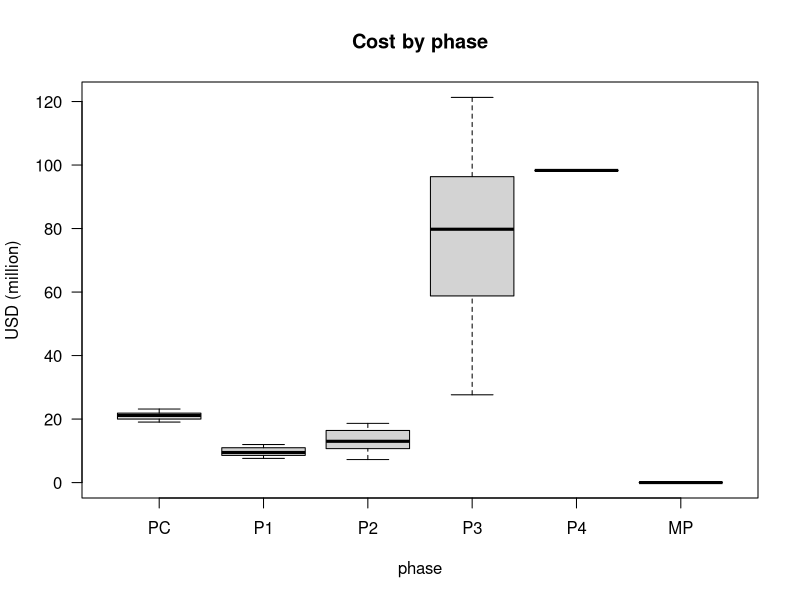
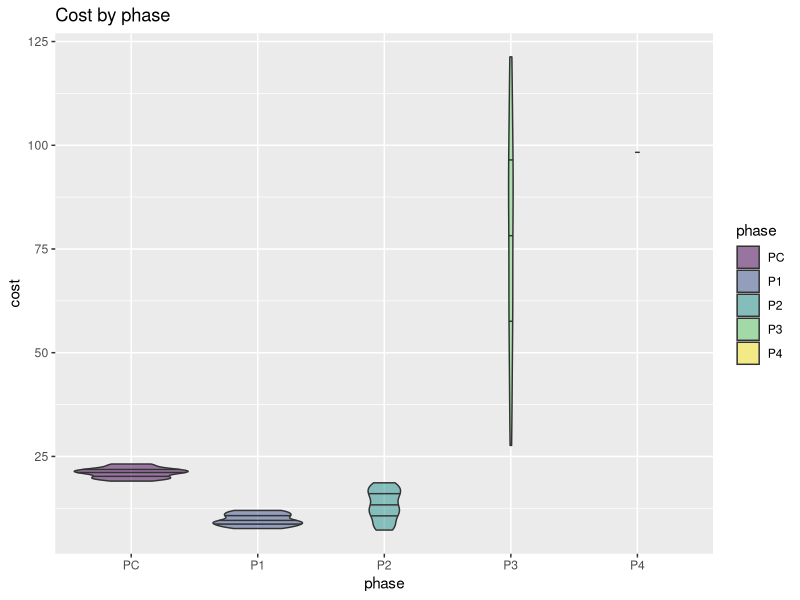
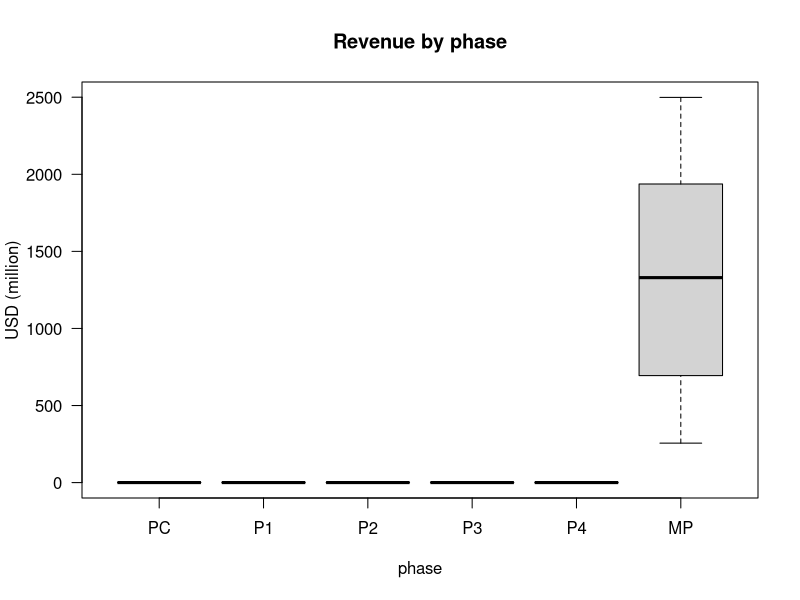
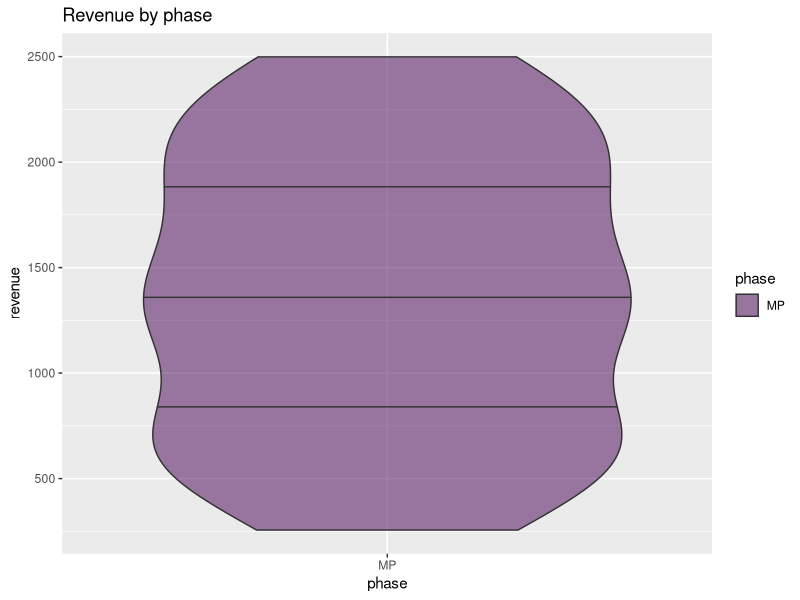
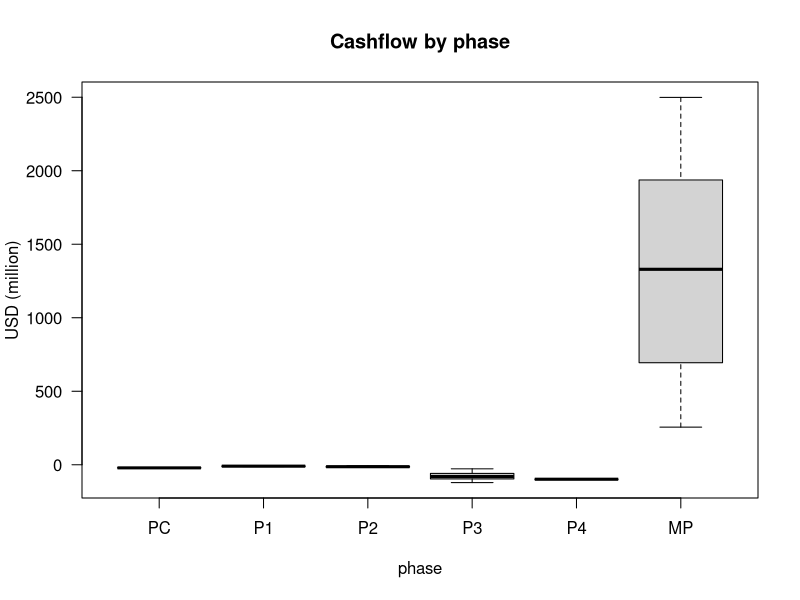
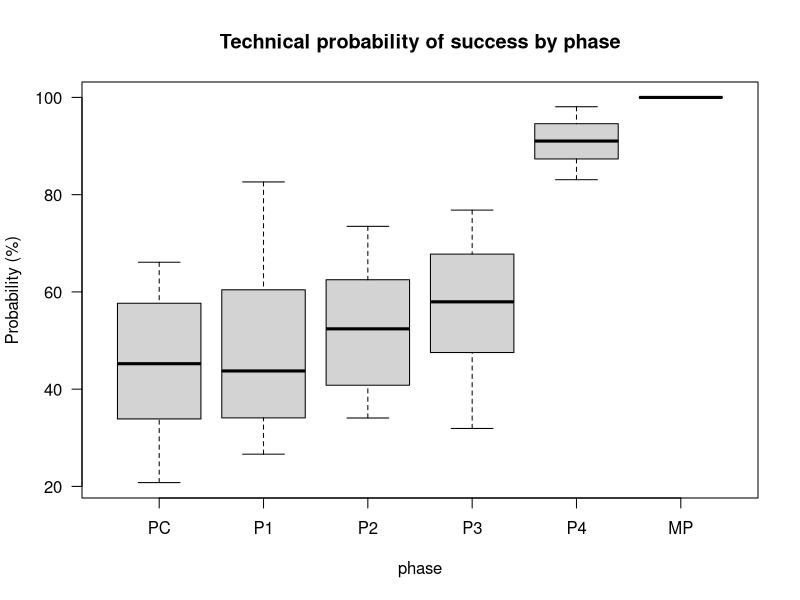
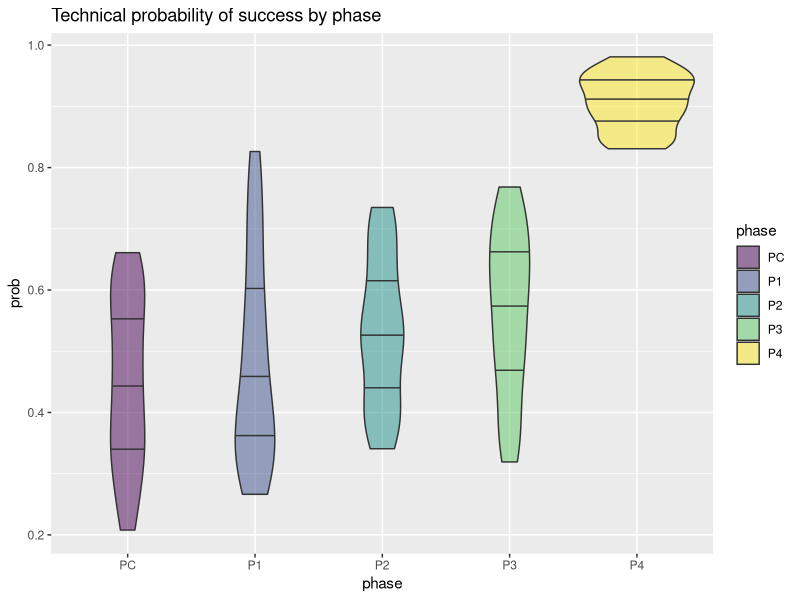
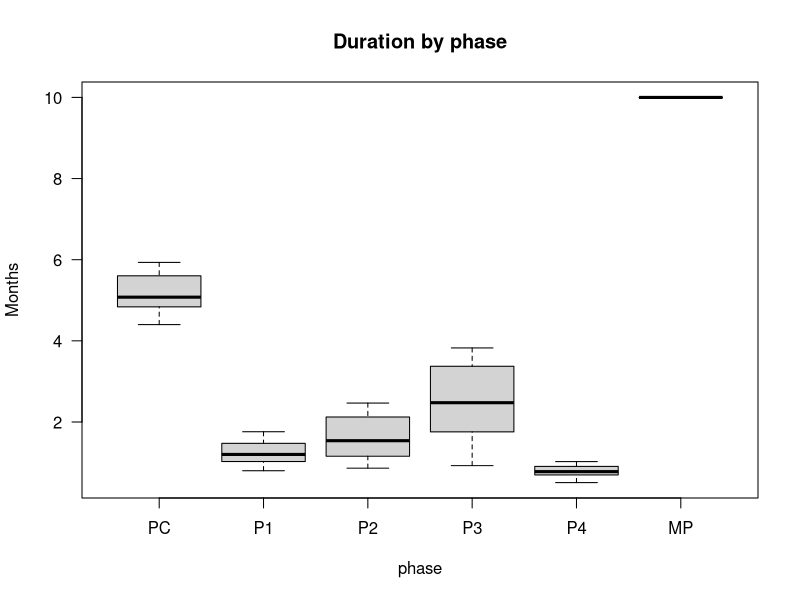

R code for these plots, in order:
# Dependencies
library(dplyr)
library(forcats)
library(ggplot2)
library(ggridges)

# Visual config
options(tibble.width = Inf) # Always print all tibble cols

# Data config
set.seed(1)
N     = 50
YEARS = 25


# Factors
PHASES <- c('PC','P1','P2','P3','P4','MP')


# ========= SAMPLING ================

# Same across all phases
discount.rate <- runif(N, 0.09, 0.24)

# Sample: Pre Clinical
pc <- tibble(subject=1:N, phase=factor('PC', levels=PHASES, ordered=TRUE))
pc$time             <- runif(N, min=4.3, max=6)
pc$cost             <- runif(N, min=19, max=23.2)
pc$revenue          <- rep(0, N)
pc$prob             <- runif(N, min=0.175, max=0.69)
pc$discount.rate    <- discount.rate

# Sample: Phase 1
p1 <- tibble(subject=1:N, phase=factor('P1', levels=PHASES, ordered=TRUE))
p1$time             <- runif(N, min=0.75, max=1.8)
p1$prob             <- runif(N, min=0.25, max=0.837)
p1$cost             <- runif(N, min=7.3, max=12)
p1$revenue          <- rep(0, N)
p1$discount.rate    <- discount.rate

# Sample: Phase 2
p2 <- tibble(subject=1:N, phase=factor('P2', levels=PHASES, ordered=TRUE))
p2$time             <- runif(N, min=0.75, max=2.5)
p2$revenue          <- rep(0, N)
p2$cost             <- runif(N, min=7.12, max=18.72)
p2$prob             <- runif(N, min=0.34, max=0.74)
p2$discount.rate    <- discount.rate

# Sample: Phase 3
p3 <- tibble(subject=1:N, phase=factor('P3', levels=PHASES, ordered=TRUE))
p3$cost             <- runif(N, min=26.88, max=121.68)
p3$prob             <- runif(N, min=0.314, max=0.786)
p3$time             <- runif(N, min=0.83, max=3.9)
p3$revenue          <- rep(0, N)
p3$discount.rate    <- discount.rate

# Sample: Phase 4
p4 <- tibble(subject=1:N, phase=factor('P4', levels=PHASES, ordered=TRUE))
p4$time             <- runif(N, min=0.5, max=1.04)
p4$prob             <- runif(N, min=0.83, max=0.99)
p4$cost             <- rep(98.297168, N)
p4$revenue          <- rep(0, N)
p4$discount.rate    <- discount.rate

# Sample: Market sales
sales <- tibble(subject=1:N, phase=factor('MP', levels=PHASES, ordered=TRUE))
sales$prob          <- 1
sales$cost          <- 0
sales$revenue       <- runif(N, min=218, max=2500)
sales$time          <- 10
sales$discount.rate <- discount.rate

# Combine all phases into single dataset
phases <- bind_rows(pc, p1, p2, p3, p4, sales)

# Group by subject
phases <- phases %>% group_by(subject)

# ========= END SAMPLING ================



# Add: timestamps to every observation
phases <- phases %>% mutate(t = cumsum(time) - time)

# Compute: precompute cashflow since it's used alot
phases$cashflow <- phases$revenue - phases$cost

# Compute: Cost/revenue slopes and offsets to allow computing discrete
# cashflows for years TODO: Separate market into separate dataset and then do
# the yearly2 calc for two datasets so that we don't have to deal with
# exceptions and instead simply assume that everything is either constantly or
# linearly distributed in the development and market data set respectively.
phases$cost.a     <- ifelse(phases$phase=='MP', ((phases$cost * 2 / (phases$time + 1)) / phases$time), 0)
phases$cost.b     <- ifelse(phases$phase=='MP', 0, (phases$cost / phases$time))
phases$revenue.a  <- ifelse(phases$phase=='MP', ((phases$revenue * 2 / (phases$time + 1)) / phases$time), 0)
phases$revenue.b  <- ifelse(phases$phase=='MP', 0, (phases$revenue / phases$time))
phases$prob.a     <- 0
phases$prob.b     <- phases$prob ^ (1/phases$time)

# Plot: by phase
boxplot(data=phases, cost ~ phase, ylab='USD (million)', main='Cost by phase', las=1)
ggplot(filter(phases, cost>0), aes(phase, cost, fill=phase)) +
  geom_violin(draw_quantiles=c(0.25, 0.5, 0.75), alpha=0.5) +
  ggtitle('Cost by phase')
boxplot(data=phases, revenue ~ phase, ylab='USD (million)', main='Revenue by phase', las=1)
ggplot(filter(phases, revenue>0), aes(phase, revenue, fill=phase)) +
  geom_violin(draw_quantiles=c(0.25, 0.5, 0.75), alpha=0.5) +
  ggtitle('Revenue by phase')
boxplot(data=phases, cashflow ~ phase, ylab='USD (million)', main='Cashflow by phase', las=1)
boxplot(data=phases, prob*100 ~ phase, ylab='Probability (%)', main='Technical probability of success by phase', las=1)
ggplot(filter(phases, prob<1), aes(phase, prob, fill=phase)) +
  geom_violin(draw_quantiles=c(0.25, 0.5, 0.75), alpha=0.5) +
  ggtitle('Technical probability of success by phase')
boxplot(data=phases, time ~ phase, ylab='Months', main='Duration by phase', las=1)
ggplot(phases, aes(phase, time, fill=phase)) +
  geom_violin(draw_quantiles=c(0.25, 0.5, 0.75), alpha=0.5) +
  ggtitle('Duration by phase')

# Plot: by phase
boxplot(data=phases, cumsum(cost) ~ phase, ylab='USD (million)', main='Cumulative cost by phase', las=1)
boxplot(data=phases, cumsum(revenue) ~ phase, ylab='USD (million)', main='Cumulative revenue by phase', las=1)
boxplot(data=phases, cumsum(cashflow) ~ phase, ylab='USD (million)', main='Cumulative cashflow by phase', las=1)
boxplot(data=phases, cumprod(prob)*100 ~ phase, ylab='Probability (%)', main='Cumulative technical probability of success by phase', las=1)
boxplot(data=phases, cumsum(time) ~ phase, ylab='Months', main='Cumulative duration by phase', las=1)


# Transform: Cartesian product of phases (phase from phase)
phases_from_phases <- tibble()
for (from in PHASES) {
  pfp <- phases %>%
    filter(phase >= from) %>%
    group_by(subject) %>%
    transmute(phase = phase,
           from = factor(from, levels=PHASES, ordered=TRUE),
           time.to = cumsum(time) - time,
           # Compute: PVs
           cost.pv    = cost / ((1 + discount.rate) ^ time.to),
           revenue.pv = revenue / ((1 + discount.rate) ^ time.to))
  phases_from_phases <- bind_rows(phases_from_phases, pfp)
}

# Plot: PVs of different phases from different phases
for (ph in PHASES) {
  sub <- filter(phases_from_phases, from == ph)
  boxplot(sub$cost.pv ~ sub$phase, las=1, ylab='USD (million)', main=sprintf('Present Value (PV) of cost from %s', ph))
  boxplot(sub$revenue.pv ~ sub$phase, las=1, ylab='USD (million)', main=sprintf('Present Value (PV) of revenue from %s', ph))
  boxplot((sub$revenue.pv - sub$cost.pv) ~ sub$phase, las=1, ylab='USD (million)', main=sprintf('Present Value (PV) of cashflow from %s', ph))
  boxplot(sub$time.to ~ sub$phase, las=1, ylab='Years', main=sprintf('Time to phase from %s', ph))
}

# Transform: PV means per view
phases_from_phases_summary <- phases_from_phases %>% group_by(phase, from) %>%
  summarise(revenue.pv.mean  = mean(revenue.pv),
            cost.pv.mean     = mean(cost.pv),
            cashflow.pv.mean = mean(revenue.pv - cost.pv),
            time.to.mean     = mean(time.to))

# Plot: PVs from different views in matrix
ggplot(phases_from_phases_summary, aes(phases_from_phases_summary$phase, phases_from_phases_summary$from, z=phases_from_phases_summary$cost.pv.mean)) +
  geom_tile(aes(fill = phases_from_phases_summary$cost.pv.mean)) +
  theme_minimal() +
  scale_fill_gradient(low='lightgrey', high='red', name='PV') +
  xlab('Phase') + ylab('From') +
  ggtitle('Mean Present Value (PV) of phase cost from different phases') +
  coord_fixed()
ggplot(phases_from_phases_summary, aes(phases_from_phases_summary$phase, phases_from_phases_summary$from, z=phases_from_phases_summary$revenue.pv.mean)) +
  geom_tile(aes(fill = phases_from_phases_summary$revenue.pv.mean)) +
  theme_minimal() +
  scale_fill_gradient(low='lightgrey', high='darkgreen', name='PV') +
  xlab('Phase') + ylab('From') +
  ggtitle('Mean Present Value (PV) of phase revenue from different phases') +
  coord_fixed()
ggplot(phases_from_phases_summary, aes(phases_from_phases_summary$phase, phases_from_phases_summary$from, z=phases_from_phases_summary$cashflow.pv.mean)) +
  geom_tile(aes(fill = phases_from_phases_summary$cashflow.pv.mean)) +
  theme_minimal() +
  scale_fill_gradient(low='lightgrey', high='darkgreen', name='PV') +
  xlab('Phase') + ylab('From') +
  ggtitle('Mean Present Value (PV) of phase cashflow from different phases') +
  coord_fixed()
ggplot(phases_from_phases_summary, aes(phases_from_phases_summary$phase, phases_from_phases_summary$from, z=phases_from_phases_summary$time.to.mean)) +
  geom_tile(aes(fill = phases_from_phases_summary$time.to.mean)) +
  theme_minimal() +
  scale_fill_gradient(low='lightgrey', high='darkgreen', name='Yrs') +
  xlab('To') + ylab('From') +
  ggtitle('Mean time to phase from different phases') +
  coord_fixed()



# Transform: To cashflows over time (phase yearly)
phase_years <- tibble()
for (x in 1:ceiling(max(phases$time) + 1)) {
  # Prepare
  within_phase   <- x <= phases$time
  not_whole_year <- x-phases$time>0 & x-phases$time<1
  #base_cashflow      <- ifelse(within_phase, phases$cashflow.a * x + phases$cashflow.b, 0)
  #remainder_cashflow <- ifelse(not_whole_year, (phases$time-floor(phases$time))*(phases$cashflow/phases$time), 0)
  base_cost          <- ifelse(within_phase, phases$cost.a * x + phases$cost.b, 0)
  remainder_cost     <- ifelse(not_whole_year, (phases$time-floor(phases$time))*(phases$cost/phases$time), 0)
  base_revenue       <- ifelse(within_phase, phases$revenue.a * x + phases$revenue.b, 0)
  remainder_revenue  <- ifelse(not_whole_year, (phases$time-floor(phases$time))*(phases$revenue/phases$time), 0)
  base_prob          <- ifelse(within_phase, phases$prob.a * x + phases$prob.b, 0)
  remainder_prob     <- ifelse(not_whole_year, phases$prob / ((phases$prob.a*x+phases$prob.b) ^ floor(phases$time)), 0)
  # NOTE: The remainder is computed by assuming that the value is evenly
  # distributed over the whole phase (i.e. constantly). If this is not true
  # then the remainder will be incorrectly computed. However, since we assume
  # that phase properties are indeed constantly distributed over the course of
  # the phase, it is not a problem for phase properties. While we do assume
  # that market sales grow linearly this is not a problem since there will be
  # no remainder given that we assume that all markets span 10 years. However,
  # please be very careful and make sure you get this right!!
  # NOTE: This computation is a bit odd since there will never be a base
  # cashflow and a remainder at the same time.
  # Make data frame
  discount.rate  <- phases$discount.rate
  time           <- phases$time
  cost           <- base_cost + remainder_cost
  revenue        <- base_revenue + remainder_revenue
  prob           <- base_prob + remainder_prob
  subject        <- phases$subject
  phase.year     <- x
  phase          <- phases$phase
  t              <- phases$t + phase.year - 1
  df             <- tibble(subject, phase.year, t, phase, cost, revenue, prob, time, discount.rate)
  df             <- df[cost != 0 | revenue != 0 | prob > 0, ] # No need to keep years without cashflow
  phase_years    <- bind_rows(phase_years, df)
}

# Plot: Property per phase year of different phases
for (ph in PHASES) {
  sub <- subset(phase_years, phase_years$phase == ph)
  boxplot(sub$cost ~ sub$phase.year, main=paste('Cost per year in', ph))
  mtext('Note: phase duration vary across projects.')
  boxplot(sub$revenue ~ sub$phase.year, main=paste('Revenue per year in', ph))
  mtext('Note: phase duration vary across projects.')
  boxplot(sub$prob * 100 ~ sub$phase.year, main=paste('Probability of success per year in', ph))
  mtext('Note: phase duration vary across projects.')
}

# Summarize: phase_years
phase_years_summary <- phase_years %>% group_by(subject, phase) %>%
  arrange(phase.year) %>%
  mutate(cum.phase.cost     = cumsum(cost),
         cum.phase.revenue  = cumsum(revenue),
         cum.phase.cashflow = cumsum(revenue - cost),
         ) %>%
  group_by(phase, phase.year) %>%
  summarise(revenue.mean  = mean(revenue),
            cost.mean     = mean(cost),
            cashflow.mean = mean(revenue - cost),
            cum.phase.revenue.mean  = mean(cum.phase.revenue),
            cum.phase.cost.mean     = mean(cum.phase.cost),
            cum.phase.cashflow.mean = mean(cum.phase.revenue - cum.phase.cost),
            )

# Plot: PVs from different views in matrix
sub <- phase_years_summary
ggplot(sub, aes(x=sub$phase, y=sub$phase.year, z=sub$cost.mean)) +
  geom_tile(aes(fill =sub$cost.mean)) +
  theme_minimal() +
  scale_fill_gradient(low='lightgrey', high='red', name='USD\n(million)') +
  xlab('Phase') + ylab('Year') +
  ggtitle('Mean cost per phase year')
ggplot(sub, aes(x=sub$phase, y=sub$phase.year, z=sub$revenue.mean)) +
  geom_tile(aes(fill =sub$revenue.mean)) +
  theme_minimal() +
  scale_fill_gradient(low='lightgrey', high='darkgreen', name='USD\n(million)') +
  xlab('Phase') + ylab('Year') +
  ggtitle('Mean revenue per phase year')
ggplot(sub, aes(x=sub$phase, y=sub$phase.year, z=sub$cum.phase.cost.mean)) +
  geom_tile(aes(fill =sub$cum.phase.cost.mean)) +
  theme_minimal() +
  scale_fill_gradient(low='lightgrey', high='red', name='USD\n(million)') +
  xlab('Phase') + ylab('Year') +
  ggtitle('Mean cumulative cost per phase year')


# Transform: Phase years from different phases
phase_years_from_phases <- tibble()
for (from in PHASES) {
  pyfp <- phase_years %>% filter(phase >= from) %>%
    group_by(subject) %>%
    arrange(subject, t) %>%
    mutate(from        = factor(from, levels=PHASES, ordered=TRUE),
           time.to     = t - min(t),
           cum.cost    = cumsum(cost),
           cum.revenue = cumsum(revenue),
           cost.pv     = cost / ((1 + discount.rate) ^ time.to),
           revenue.pv  = revenue / ((1 + discount.rate) ^ time.to),
           cost.npv    = cumsum(cost.pv),
           revenue.npv = cumsum(revenue.pv),
           year        = floor(time.to)
           )
  phase_years_from_phases <- bind_rows(phase_years_from_phases, pyfp)
}


# Plot: Yearly data from different phases)
for (ph in PHASES) {
  sub <- filter(phase_years_from_phases, from == ph)
  # Cost
  boxplot(data=sub, cost ~ year, xlab='Year', ylab='USD (million)', las=1, main=sprintf('Cost per year from %s', ph))
  boxplot(data=sub, -cost.pv ~ year, xlab='Year', ylab='USD (million)', las=1, main=sprintf('Cost PV of future years from %s', ph))
  boxplot(data=sub, -cost.npv ~ year, xlab='Exit Year', ylab='USD (million)', las=1, main=sprintf('Cost NPV (cumulative PV) per year from %s', ph))
  # Revenue
  boxplot(data=sub, revenue ~ year, xlab='Year', ylab='USD (million)', las=1, main=sprintf('Revenue per year from %s', ph))
  boxplot(data=sub, revenue.pv ~ year, xlab='Year', ylab='USD (million)', las=1, main=sprintf('Revenue PV of future years from %s', ph))
  boxplot(data=sub, revenue.npv ~ year, xlab='Exit Year', ylab='USD (million)', las=1, main=sprintf('Revenue NPV (cumulative PV) per year from %s', ph))
  # Cashflow
  boxplot(data=sub, (revenue - cost) ~ year, xlab='Year', ylab='USD (million)', las=1, main=sprintf('Cashflow per year from %s', ph))
  boxplot(data=sub, (revenue.pv - cost.pv) ~ year, xlab='Year', ylab='USD (million)', las=1, main=sprintf('Cashflow PV of future years from %s', ph))
  boxplot(data=sub, (revenue.npv - cost.npv) ~ year, xlab='Exit Year', ylab='USD (million)', las=1, main=sprintf('Cashflow NPV (cumulative PV) per year from %s', ph))
  # Prob
  boxplot(data=sub, prob*100 ~ year, xlab='Year', ylab='Probability (%)', las=1, main=sprintf('Technical probability of success, per year from %s', ph))
}


for (ph in PHASES) {
  sub <- phase_years_from_phases %>%
    group_by(subject) %>%
    filter(from == ph) %>%
    filter(year == max(year)) %>%
    summarise(cost.npv = tail(cost.npv, n=1),
              revenue.npv = tail(revenue.npv, n=1),
              cashflow.npv = tail(revenue.npv, n=1) - tail(cost.npv, n=1)
              )

  print(ggplot(sub, aes(from, cashflow.npv)) +
    geom_violin(draw_quantiles=c(0.25, 0.5, 0.75), alpha=0.5) +
    ggtitle('Final year NPV from PC'))

  print(ggplot(sub, aes(cashflow.npv)) + geom_histogram(aes(y=..density..)) + geom_density(col=2))
}

sub <- phase_years_from_phases %>%
  group_by(subject, from) %>%
  filter(year == max(year)) %>%
  summarise(cashflow.npv = tail(revenue.npv, n=1) - tail(cost.npv, n=1),
            cum.cashflow = tail(cum.revenue, n=1) - tail(cum.cost, n=1),
            )

ggplot(sub, aes(cum.cashflow, from)) +
  geom_density_ridges(quantile_lines = TRUE) +
  scale_x_continuous(breaks = scales::pretty_breaks(n = 10)) +
  ggtitle('Cumulative cashflow density from different starting phases') +
  xlab('Cumulative cashflow (million USD)') + ylab('Starting Phase')

ggplot(sub, aes(cashflow.npv, from)) +
  geom_density_ridges(quantile_lines = TRUE) +
  scale_x_continuous(breaks = scales::pretty_breaks(n = 10)) +
  ggtitle('NPV density from different starting phases') +
  xlab('NPV') + ylab('Starting Phase')

sub <- phase_years_from_phases %>%
  filter(from == 'PC') %>%
  group_by(subject, year) %>%
  summarise(cashflow.npv = tail(revenue.npv, n=1) - tail(cost.npv, n=1))

  ggplot(sub, aes(cashflow.npv, as.factor(year))) +
  geom_density_ridges(quantile_lines = TRUE) +
  scale_x_continuous(breaks = scales::pretty_breaks(n = 10)) +
  ggtitle('NPV density at different exit years, starting from PC') +
  xlab('NPV') + ylab('Exit year')

sub <- phase_years_from_phases %>%
  filter(from == 'PC') %>%
  group_by(subject, phase) %>%
  summarise(cashflow.npv = tail(revenue.npv, n=1) - tail(cost.npv, n=1))

  ggplot(sub, aes(cashflow.npv, phase)) +
  geom_density_ridges(quantile_lines = TRUE) +
  scale_x_continuous(breaks = scales::pretty_breaks(n = 10)) +
  ggtitle('NPV density when exiting at the end(?) of different phases, starting from PC') +
  xlab('NPV') + ylab('Exit year')


# Summarize: phase_years_from_phases
phase_years_from_phases_summary <- phase_years_from_phases %>%
  group_by(from, year) %>%
  summarise(cost.mean     = mean(cost),
            revenue.mean  = mean(revenue),
            cashflow.mean = mean(revenue - cost),
            cum.cost.mean     = mean(cum.cost),
            cum.revenue.mean  = mean(cum.revenue),
            cum.cashflow.mean = mean(cum.revenue - cum.cost),
            cost.pv.mean     = mean(cost.pv),
            revenue.pv.mean  = mean(revenue.pv),
            cashflow.pv.mean = mean(revenue.pv - cost.pv),
            cost.npv.mean     = mean(cost.npv),
            revenue.npv.mean  = mean(revenue.npv),
            cashflow.npv.mean = mean(revenue.npv - cost.npv),
            )

# Plot: Properties by year from phase
ggplot(phase_years_from_phases_summary, aes(x=from, y=year, z=-cost.mean)) +
  geom_tile(aes(fill=-cost.mean)) +
  theme_minimal() +
  scale_fill_gradient(low='red', high='grey90', name='USD\n(million)') +
  xlab('Phase used as starting point') + ylab('Year') +
  ggtitle('Mean yearly costs from different phases')
ggplot(phase_years_from_phases_summary, aes(x=from, y=year, z=revenue.mean)) +
  geom_tile(aes(fill=revenue.mean)) +
  theme_minimal() +
  scale_fill_gradient(low='grey90', high='darkgreen', name='USD\n(million)') +
  xlab('Phase used as starting point') + ylab('Year') +
  ggtitle('Mean yearly revenues from different phases')
ggplot(phase_years_from_phases_summary, aes(x=from, y=year, z=cashflow.mean)) +
  geom_tile(aes(fill=cashflow.mean)) +
  theme_minimal() +
  scale_fill_gradient2(low='red', mid='grey90', high='darkgreen', name='USD\n(million)') +
  xlab('Phase used as starting point') + ylab('Year') +
  ggtitle('Mean yearly cashflows from different phases')

# Plot: PV by year from phase
ggplot(phase_years_from_phases_summary, aes(x=from, y=year, z=-cost.pv.mean)) +
  geom_tile(aes(fill=-cost.pv.mean)) +
  theme_minimal() +
  scale_fill_gradient(low='red', high='grey90', name='USD\n(million)') +
  xlab('Phase used as starting point') + ylab('Year') +
  ggtitle('Mean PV of future costs from different phases')
ggplot(phase_years_from_phases_summary, aes(x=from, y=year, z=revenue.pv.mean)) +
  geom_tile(aes(fill=revenue.pv.mean)) +
  theme_minimal() +
  scale_fill_gradient(low='grey90', high='darkgreen', name='USD\n(million)') +
  xlab('Phase used as starting point') + ylab('Year') +
  ggtitle('Mean PV of future revenues from different phases')
ggplot(phase_years_from_phases_summary, aes(x=from, y=year, z=cashflow.pv.mean)) +
  geom_tile(aes(fill=cashflow.pv.mean)) +
  theme_minimal() +
  scale_fill_gradient2(low='red', mid='grey90', high='darkgreen', name='USD\n(million)') +
  xlab('Phase used as starting point') + ylab('Year') +
  ggtitle('Mean PV of future cashflows from different phases')

# Plot: Cumulative properties by year from phase
ggplot(phase_years_from_phases_summary, aes(x=from, y=year, z=-cum.cost.mean)) +
  geom_tile(aes(fill=-cum.cost.mean)) +
  theme_minimal() +
  scale_fill_gradient(low='red', high='grey90', name='USD\n(million)') +
  xlab('Phase used as starting point') + ylab('Year') +
  ggtitle('Mean cumulative costs by year from different phases')
ggplot(phase_years_from_phases_summary, aes(x=from, y=year, z=cum.revenue.mean)) +
  geom_tile(aes(fill=cum.revenue.mean)) +
  theme_minimal() +
  scale_fill_gradient(low='grey90', high='darkgreen', name='USD\n(million)') +
  xlab('Phase used as starting point') + ylab('Year') +
  ggtitle('Mean cumulative revenues by year from different phases')
ggplot(phase_years_from_phases_summary, aes(x=from, y=year, z=cum.cashflow.mean)) +
  geom_tile(aes(fill=cum.cashflow.mean)) +
  theme_minimal() +
  scale_fill_gradient2(low='red', mid='grey90', high='darkgreen', name='USD\n(million)') +
  xlab('Phase used as starting point') + ylab('Year') +
  ggtitle('Mean cumulative cashflows by year from different phases')

# Plot: NPV by year from phase
ggplot(phase_years_from_phases_summary, aes(x=from, y=year, z=-cost.npv.mean)) +
  geom_tile(aes(fill=-cost.npv.mean)) +
  theme_minimal() +
  scale_fill_gradient(low='red', high='grey90', name='USD\n(million)') +
  xlab('Phase used as starting point') + ylab('Year') +
  ggtitle('Mean NPV (costs only) of future exit points starting from different phases')
ggplot(phase_years_from_phases_summary, aes(x=from, y=year, z=revenue.npv.mean)) +
  geom_tile(aes(fill=revenue.npv.mean)) +
  theme_minimal() +
  scale_fill_gradient(low='grey90', high='darkgreen', name='USD\n(million)') +
  xlab('Phase used as starting point') + ylab('Year') +
  ggtitle('Mean NPV (revenues only) of future exit points starting from different phases')
ggplot(phase_years_from_phases_summary, aes(x=from, y=year, z=cashflow.npv.mean)) +
  geom_tile(aes(fill=cashflow.npv.mean)) +
  theme_minimal() +
  scale_fill_gradient2(low='red', mid='grey90', high='darkgreen', name='USD\n(million)') +
  xlab('Phase used as starting point') + ylab('Year') +
  ggtitle('Mean NPV of future exit points starting from different phases')
